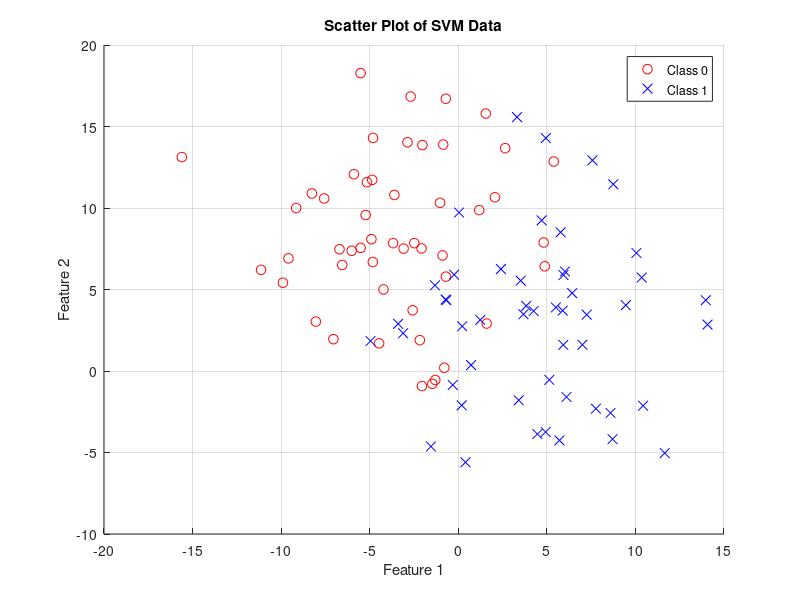

Reproduce this figure in MATLAB.
% Load CSV data
data = csvread('svm_data.csv', 1, 0); % Skip the header row

% Separate features and labels
X = data(:, 1:2); % Features are in the first two columns
y = data(:, 3);   % Labels are in the third column

% Plot data
figure;
hold on;

% Plot class 0
class_0 = y == 0;
scatter(X(class_0, 1), X(class_0, 2), 50, 'r', 'o', 'DisplayName', 'Class 0');

% Plot class 1
class_1 = y == 1;
scatter(X(class_1, 1), X(class_1, 2), 50, 'b', 'x', 'DisplayName', 'Class 1');

% Label and title
xlabel('Feature 1');
ylabel('Feature 2');
title('Scatter Plot of SVM Data');
legend('show');
grid on;
hold off;
